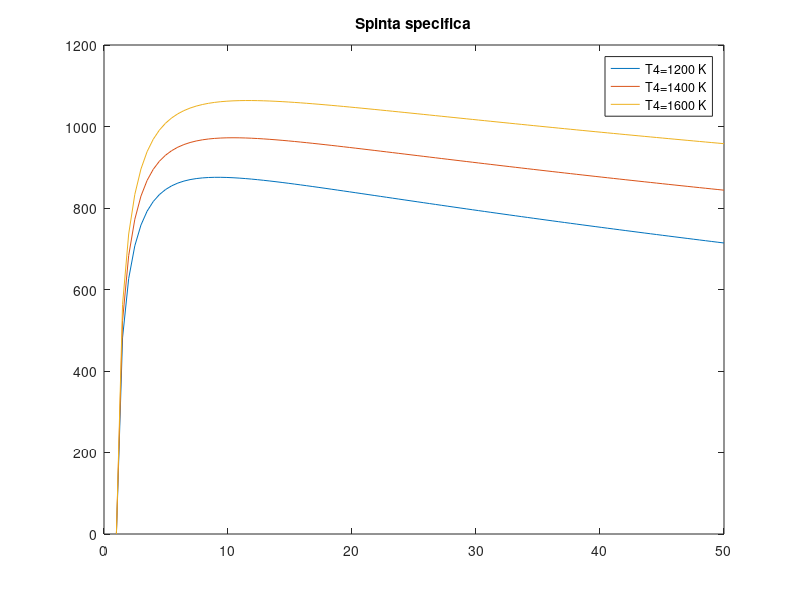
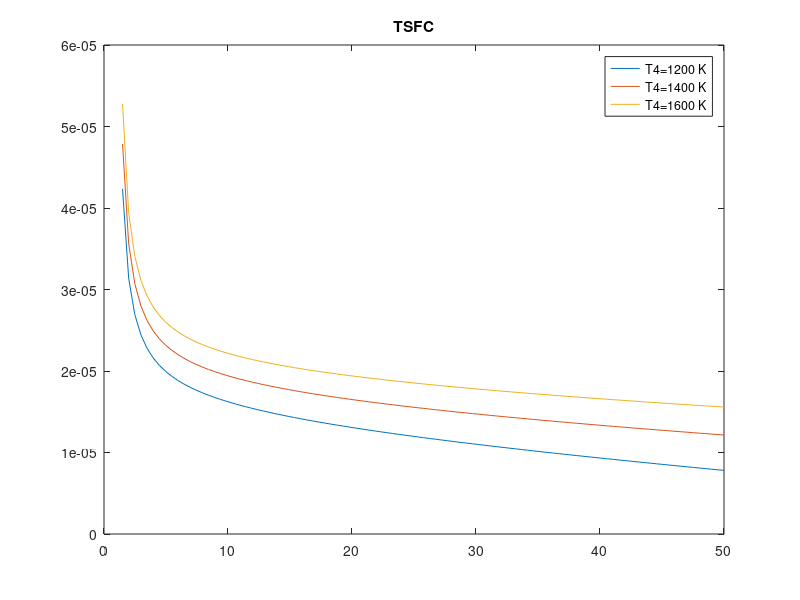
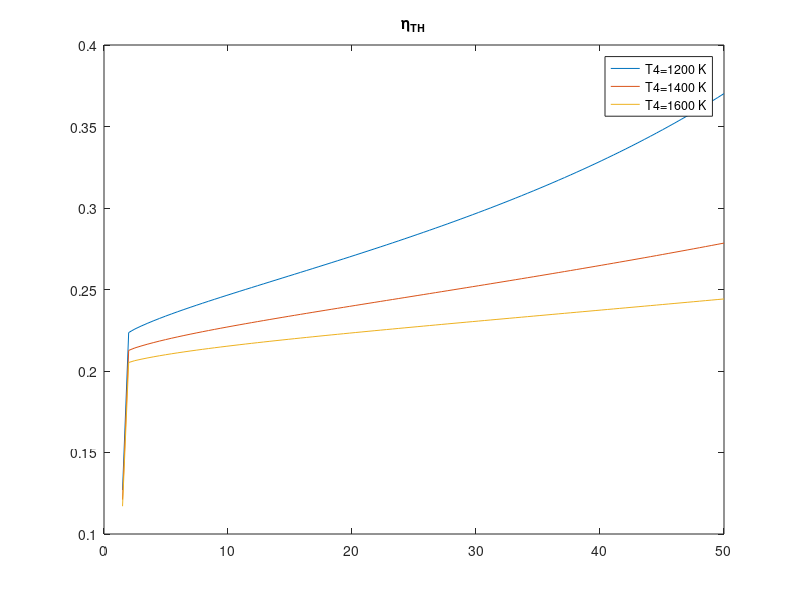

Reproduce these figures in MATLAB, in order.
clc; close all; clear;

%%

Ta=288;
Pa=101330;

Ed=0.95;
etaC=0.88;
etaT=0.94;
Qf=43000000;
Au=0.126;
cp=1005;
gamma=1.4;
R=287;
T4=[1200 1400 1600];
nT=length(T4);

nbeta=100;

beta=linspace(1,50,nbeta);
betaT=beta.^((gamma-1)/gamma);

%% ciclo

S=zeros(nT, nbeta);
TSFC=zeros(nT, nbeta);
I=zeros(nT, nbeta);
etaTH=zeros(nT, nbeta);

%%
for j=1:nT
    for i=1:nbeta
    %% presa d'aria
    T02=Ta;
    P02=Ed*Pa;
    %% compressione
    P03=P02*beta(i);
    T3ideale=T02*betaT(i);
    T3reale=T02*(1+((betaT(i)-1)/etaC));
    %% combustione
    P04=P03;
    f=(cp*(T4(j)-T3reale))/Qf;
    %% turbina
    T5reale=T4(j)-(T3reale-T02)/(1+f);
    T5ideale=T4(j)-(T4(j)-T5reale)/etaT;
    P05=P04*((T5ideale/T4(j))^((gamma)/gamma-1));
    %% ugello
    pressratio=Pa/P05;
    if (pressratio<=0.5283)
        % l'ugello è strozzato
        Pu=P05*0.5283;
        Tu=T5reale*0.833;
        RHOu=Pu/(R*Tu);
        Vu=sqrt(gamma*R*Tu);
        Mu=RHOu*Au*Vu;
        Ma=Mu/(1+f);
    else 
        %l'ugello non è strozzato
        Pu=P05*pressratio;
        Tu=T5reale*((pressratio)^((gamma-1)/(gamma)));
        RHOu=Pu/(R*Tu);
        Vu=sqrt(2*cp*T5reale*(1-(pressratio^((gamma-1)/gamma))));
        Mu=RHOu*Au*Vu;
        Ma=Mu/(1+f);
    end
    %% risultati finali
    S(j,i)=Mu*Vu+(Pu-Pa)*Au;
    I(j,i)=S(j,i)/Ma;
    TSFC(j,i)=(Mu-Ma)/S(j,i);
    etaTH(j,i)=(Vu^2)/(2*f*Qf);

    %controllo se ci sono risultati immaginari, in questo caso il motore
    %non produce spinta infatti il rapporto di pressioni Pa/P05 è maggiore
    %di 1
    if(imag(Vu)~=0)
        S(j,i)=0;
        I(j,i)=0;
        TSFC(j,i)=inf;
        etaTH(j,i)=NaN;
    end
    end
end

figure (1);
plot(beta, I(1,:)); hold on;
plot(beta, I(2,:)); hold on;
plot(beta, I(3,:))
title('Spinta specifica')
legend('T4=1200 K', 'T4=1400 K', 'T4=1600 K');

figure(2)
plot(beta, TSFC(1,:)); hold on;
plot(beta, TSFC(2,:)); hold on;
plot(beta, TSFC(3,:))
title('TSFC')
legend('T4=1200 K', 'T4=1400 K', 'T4=1600 K');

figure(3)
plot(beta, etaTH(1,:)); hold on;
plot(beta, etaTH(2,:)); hold on;
plot(beta, etaTH(3,:))
title('\eta_T_H')
legend('T4=1200 K', 'T4=1400 K', 'T4=1600 K');
